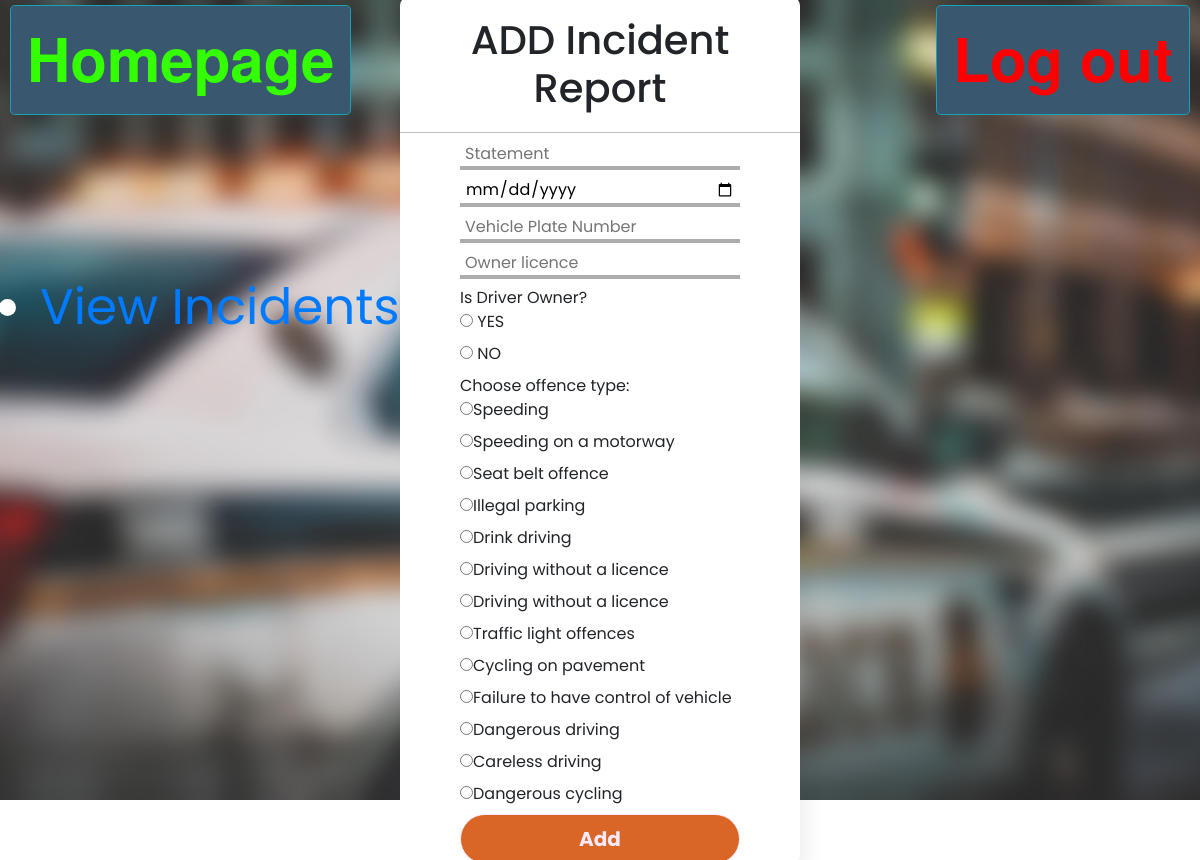
Screenshot of /add_Incident.php (signed in) with the database file from the repository.
### tables this page shows
CREATE TABLE Offence (
  `Offence_ID` int(11) AUTO_INCREMENT,
  `Offence_description` varchar(500) NOT NULL,
  `Offence_maxFine` int(11) NOT NULL,
  `Offence_maxPoints` int(11) NOT NULL,
  PRIMARY KEY (`Offence_ID`)
);

### add_Incident.php (the view, shortened to what this page needs)
<!DOCTYPE html>
<html lang="en">
<?php
require("db.inc.php");
$conn = mysqli_connect($servername, $username, $password, $dbname);
?>
<head>
    <link rel="stylesheet" href="style.css">
    <link rel="stylesheet" href="bootstrap-css/css/bootstrap.min.css">
</head>
<body id="blurred-bg">
    <a href="main.php" class="btn btn-info btn-lg" id='homepage'>
        <span class="glyphicon glyphicon-log-out"></span> Homepage
    </a>
    <a href="index.php?logout" class="btn btn-info btn-lg" id='logout'>
    </a>
    <br><br><br><br><br>
    <div class="center" id="form">
        <h1>ADD Incident Report</h1>
        <form method="post">
            <div class="txt_field_small_margin">
                <input type="text" name="report" placeholder='Statement' required>
            </div>
            <div class="txt_field_small_margin">
                <input type="date" name="date" required>
            </div>
            <div class="txt_field_small_margin">
                <input maxlength='7' type="text" name="vehicle_plate" placeholder='Vehicle Plate Number' required>
            </div>
            <div class="txt_field_small_margin">
                <input type="text" maxlength='16' name="owner_licence" placeholder='Owner licence' required>
            </div>
            <span> Is Driver Owner?</span><br>
            <input type="radio" name="is_owner" value='yes' required> <label> YES</label><br>
            <input type="radio" name="is_owner" value='no'> <label> NO</label><br>
            <span> Choose offence type:</span>
            <?php
            $sql = "SELECT Offence_ID, Offence_description FROM Offence;";
            $result = mysqli_query($conn, $sql);
            ?>
            <div>
                <?php
                while ($row = mysqli_fetch_assoc($result)) {
                    $offence_name = $row["Offence_description"];
                    $offence_ID = $row["Offence_ID"];
                    echo '<input type="radio" id="' . $offence_ID . '" name="offence_ID" value="' . $offence_ID . '" required>';
                    echo '<label for="offence_name">' . $offence_name . ' </label><br>';
                }
                ?>
            </div>
            <input type="submit" value="Add">
        </form>
    </div>
    <?php
    echo "<ul class='list'>";
    echo "<br> <br><li><a href='view_Incident.php'> View Incidents</a></li>";
    echo "</ul>";
    ?>
</body>
</html>

### style.css (style rules this page uses)
* { box-sizing: border-box; font-family: "Poppins", sans-serif; }
body { margin: 0; padding: 0; background-image: url("Police.jpg"); background-position: center; background-repeat: no-repeat; background-size: cover; height: 100vh; overflow: scroll; }
#blurred-bg { background-image: url("Police-blurred.jpg"); overflow: scroll; }
.center { position: absolute; top: 50%; left: 50%; transform: translate(-50%, -50%); width: 400px; background: white; border-radius: 10px; box-shadow: 10px 10px 15px rgba(0,0,0,0.05); -webkit-border-radius: 10px; -moz-border-radius: 10px; -ms-border-radius: 10px; -o-border-radius: 10px; }
.center h1 { text-align: center; padding: 20px 0; border-bottom: 1px solid silver; }
.center form { padding: 0 60px; box-sizing: border-box; }
form .txt_field_small_margin { position: relative; border-bottom: 4px solid #adadad; margin: 7px 0; }
.txt_field_small_margin input { width: 100%; padding: 0 5px; height: 100%; font-size: 16px; border: none; background: none; outline: none; }
input[type="submit"] { width: 100%; height: 50px; border: 1px solid; background: #d96526; border-radius: 25px; font-size: 20px; color: #fbe9f9; font-weight: 700; cursor: pointer; outline: none; }
ul.list { font-size: 50px; color: rgb(255, 255, 255); list-style-type:disc; }
#logout { position:fixed; right:10px; top:5px; font: bold 60px "Helvetica Neue", Helvetica, Arial, sans-serif; background: linear-gradient(#49708f, #293f50); background: #395870; color: rgb(255, 0, 0); }
#homepage { position:fixed; left:10px; top:5px; font: bold 60px "Helvetica Neue", Helvetica, Arial, sans-serif; background: linear-gradient(#49708f, #293f50); background: #395870; color: rgb(51, 255, 0); }

### rows the page displays
offence: Offence_description "Speeding"
offence: Offence_description "Speeding on a motorway"
offence: Offence_description "Seat belt offence"
offence: Offence_description "Illegal parking"
offence: Offence_description "Drink driving"
offence: Offence_description "Driving without a licence"
offence: Offence_description "Driving without a licence"
offence: Offence_description "Traffic light offences"
offence: Offence_description "Cycling on pavement"
offence: Offence_description "Failure to have control of vehicle"
offence: Offence_description "Dangerous driving"
offence: Offence_description "Careless driving"
offence: Offence_description "Dangerous cycling"
